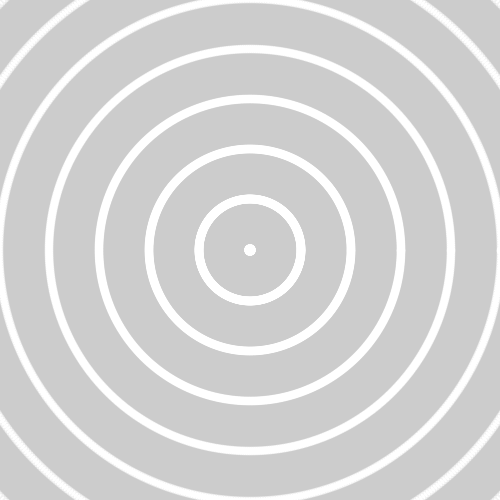
Frame 1 (no input)
Frame 60 (the mouse pressed at the canvas centre just before this capture): blank canvas, image omitted
Frame 120 (the mouse held since frame 60 and released just before this capture): blank canvas, image omitted

The Processing sketch that drew this single still picture (run headless with seeded random() and noise(); from frame 60 on, the mouse is pressed at the canvas centre):

// Processing sketch: bit2atom_20210218a_flashLightRings
// ── bit2atom_20210218a_flashLightRings.pde
float i, r, f, I; 
void setup() { 
  size(500, 500); 
  noStroke(); 
  fill(-1, 20); 
  blendMode(ADD);
} 
void draw() { 
  clear(); 
  f++; 
  for (i=0; i<TAU; i+=.01) {  
    for (r=f%50; r<500; r+=50) {  
      circle(250+r*cos(I=i+f/99*noise(i, r-f)), 250+r*sin(I), 9);
    }
  }
}
